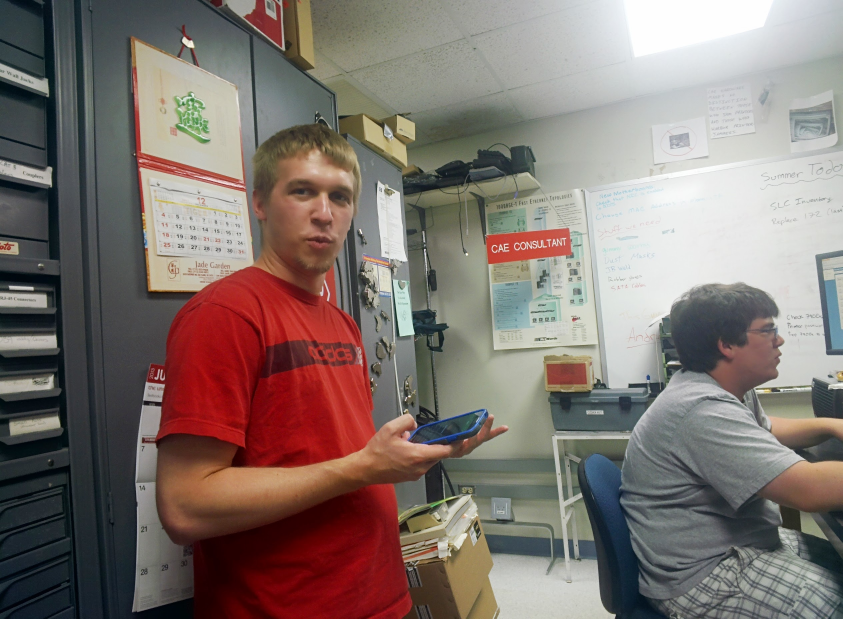
#> input picture davis.jpg, 2528 x 1856 px, found by its file name (shown at 1/3 size)
$ python scouter.py   (Python 2 division)   (older library calls are emulated)
#> lines starting #> are read from the running program, lines starting #| are printed output that depends on the picture
from __future__ import division
import time
import cv2
import cv2.cv as cv
import math
import random
import io
import Image
import os
import logging
# from apiclient.http import MediaIoBaseUpload

"""
Rectangles are coordinates of upper left and lower right corners.
Colors are in BGR??
"""
blond_color_range = {'r': (209, 255), 'g': (137, 242), 'b': (65, 154)}
black_color_range = {'r': (0, 40), 'g': (0, 40), 'b': (0, 40)}
red_color_range = {'r': (123, 252), 'g': (11, 252), 'b': (51, 252)}

logger = logging.getLogger('debugger')

# Ratio of width to height of timeline images.
RATIO = 0.66

"""
General form of power level calculation:
pl = min + (max-min/100000) * power level
"""


# def ssj1(percent):
#     """
#     Given blond percentage, return a power level. Accodring to http://dragonball.wikia.com/wiki/List_of_Power_Levels,
#     SSJ should go from about 150mil to 2.5bil.
#     @param percent:
#     @type percent:
#     @return:
#     @rtype:
#     """
#     if percent < 1:
#         return 0
#     if percent > 10:
#         percent = 10
#     return ((25000000000/100000) * (percent ** 4))
#
# def kaio_ken(percent):
#     """
#     Given the red percentage, return a power level. We see Kaio-ken power levels from 8k (normal v Vegeta)
#     to 60mil (x20, against Frieza)
#     @param percent:
#     @type percent:
#     @return:
#     @rtype:
#     """
#     if percent < 1:
#         return 0
#     if percent > 10:
#         percent = 10
#     return (60000000/10000) * (percent ** 4)

# [81 lines left out: functions saiyan, percent_in_color_range, power_level, not called in this run]


def face_detect(img, cascade_fn='haarcascades/haarcascade_frontalface_alt.xml',
                scaleFactor=1.3, minNeighbors=2, minSize=(100, 100),
                flags=cv.CV_HAAR_SCALE_IMAGE):
    """
    Given an image, find the faces.
    """
    cascade = cv2.CascadeClassifier(cascade_fn)
    rects = cascade.detectMultiScale(img, scaleFactor=scaleFactor,
                                     minNeighbors=minNeighbors,
                                     minSize=minSize, flags=flags)
    if len(rects) == 0:
        return []
    rects[:, 2:] += rects[:, :2]
    return rects


def slice_face(rect, img, store_faces_path):
    """
    Given a rectangle and the image, attempts to slice an image of the appropriate dimensions.
    Returns filename of image.
    """
    # Decide image width
    width = rect[3] - rect[1]
    height = width + width / 2
    logger.debug("Face height/width: {0} x {1}".format(height, width))
    # Extra bit to add on to the top and bottom of image so we get an image of
    # appropriate height for our card.
    extra_crop = width / 4
    filename = '%030x' % random.randrange(16 ** 30)
    file_path = os.path.join(store_faces_path, filename + '.jpg')
    logger.debug("Cropping: {0}, {1}, {2}, {3}".format(rect[1] - extra_crop, rect[3] + extra_crop, rect[0], rect[2]))
    cv2.imwrite('/tmp/{0}.jpg'.format(filename), img[rect[1] - extra_crop:rect[3] + extra_crop, rect[0]:rect[2]])
    size = 240, 360
    im = Image.open('/tmp/{0}.jpg'.format(filename))
    im.thumbnail(size, Image.ANTIALIAS)
    im.save(file_path, "JPEG")
    return file_path


def scout(image_in, store_faces_path='/tmp/'):
    """
    Returns an array of tuples in the form (filename, power level)
    """
#> called with image_in = 'davis.jpg', store_faces_path = '/tmp/'
    # [5 lines of commented-out code are left out]
    img_color = cv2.imread(image_in)
#> img_color is the input picture: shape (1856, 2528, 3); mean B, G, R 111.7, 116.8, 129.6
    img_gray = cv2.cvtColor(img_color, cv.CV_RGB2GRAY)
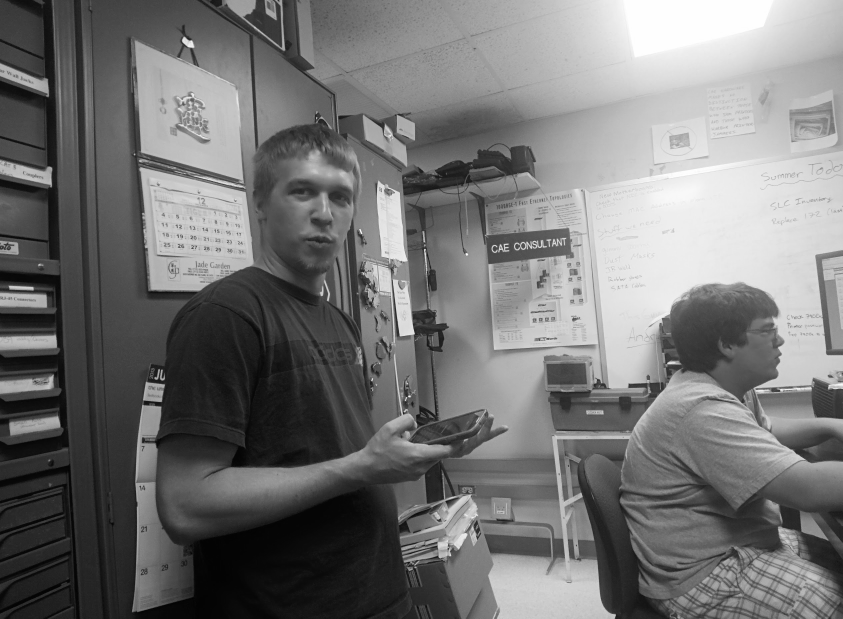
#> img_gray: shape (1856, 2528) (shown at 1/3 size); min 1, max 255, mean 116.7
    img_gray = cv2.equalizeHist(img_gray)
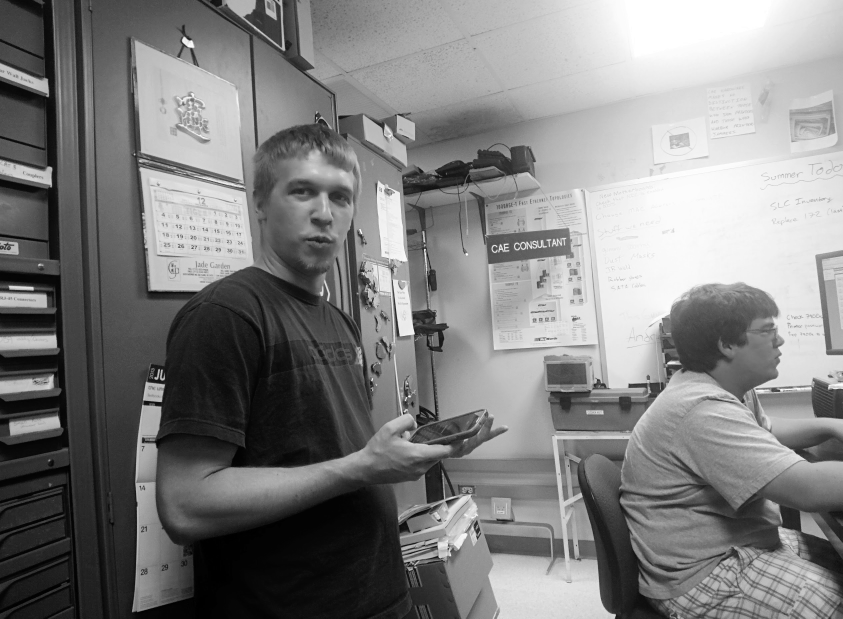
#> img_gray: shape (1856, 2528) (shown at 1/3 size); min 0, max 255, mean 128.1
    start = time.time()
    rects = face_detect(img_gray)
#> in face_detect, `rects = cascade.detectMultiScale(img, scaleFactor=scaleFactor, minNeig..`: rects = [[803, 461, 325, 325]]
#> rects = [[803, 461, 1128, 786]]
    img_out = img_color.copy()
    faces = []
    cards = []
    for rect in rects:
        faces.append(slice_face(rect, img_out, store_faces_path))
#> in slice_face, `width = rect[3] - rect[1]`: width = 325
#> in slice_face, `height = width + width / 2`: height = 487.5
#> in slice_face, `extra_crop = width / 4`: extra_crop = 81.25
    for face in faces:
        power = power_level(face)
        cards.append({'power_level': power, 'face': face})
        logger.debug("Wrote face to {0} from original image {1} with power level: {2}".format(image_in, face, power))
    end = time.time()
    logger.debug("Found {0} face(s) in {1} seconds".format(len(cards), end - start))
    return cards
    # cv2.imwrite(image_out, img_out)


def main():
    """
    Just for testing!
    """
    for pic in ['davis.jpg', ]:
    # for pic in ['pic.jpg', 'pic1.jpg', 'pic2.jpg', 'pic3.jpg', 'pic4.jpg',
    # 'kuhn.jpg']:
        print scout(pic, )


if __name__ == '__main__':
#> (the run stopped early here; a loop or call above may not have finished)
